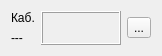
<?xml version="1.0" encoding="UTF-8"?>
<ui version="4.0">
 <class>EQPanelWidget</class>
 <widget class="QWidget" name="EQPanelWidget">
  <property name="geometry">
   <rect>
    <x>0</x>
    <y>0</y>
    <width>162</width>
    <height>50</height>
   </rect>
  </property>
  <property name="windowTitle">
   <string>Табло эл. очереди</string>
  </property>
  <layout class="QGridLayout" name="gridLayout">
   <item row="0" column="0">
    <widget class="QLabel" name="lblOfficeCaption">
     <property name="text">
      <string>Каб.</string>
     </property>
    </widget>
   </item>
   <item row="0" column="1" rowspan="2">
    <widget class="CEQGuiPanel" name="eqGuiPanel">
     <property name="minimumSize">
      <size>
       <width>80</width>
       <height>0</height>
      </size>
     </property>
     <property name="font">
      <font>
       <family>Tahoma</family>
       <pointsize>16</pointsize>
      </font>
     </property>
     <property name="styleSheet">
      <string notr="true">color: red</string>
     </property>
     <property name="frameShape">
      <enum>QFrame::Box</enum>
     </property>
     <property name="frameShadow">
      <enum>QFrame::Raised</enum>
     </property>
     <property name="text">
      <string/>
     </property>
     <property name="textFormat">
      <enum>Qt::AutoText</enum>
     </property>
     <property name="alignment">
      <set>Qt::AlignCenter</set>
     </property>
    </widget>
   </item>
   <item row="0" column="3" rowspan="2">
    <widget class="QToolButton" name="btnConfig">
     <property name="text">
      <string>...</string>
     </property>
     <property name="icon">
      <iconset resource="../../s11main.qrc">
       <normaloff>:/new/prefix1/icons/oxygen_system.png</normaloff>:/new/prefix1/icons/oxygen_system.png</iconset>
     </property>
    </widget>
   </item>
   <item row="1" column="0">
    <widget class="QLabel" name="lblOffice">
     <property name="text">
      <string>---</string>
     </property>
    </widget>
   </item>
   <item row="0" column="2" rowspan="2">
    <spacer name="horizontalSpacer">
     <property name="orientation">
      <enum>Qt::Horizontal</enum>
     </property>
     <property name="sizeHint" stdset="0">
      <size>
       <width>60</width>
       <height>20</height>
      </size>
     </property>
    </spacer>
   </item>
  </layout>
 </widget>
 <customwidgets>
  <customwidget>
   <class>CEQGuiPanel</class>
   <extends>QLabel</extends>
   <header>library/ElectronicQueue/EQPanel.h</header>
  </customwidget>
 </customwidgets>
 <resources>
  <include location="../../s11main.qrc"/>
 </resources>
 <connections/>
</ui>
